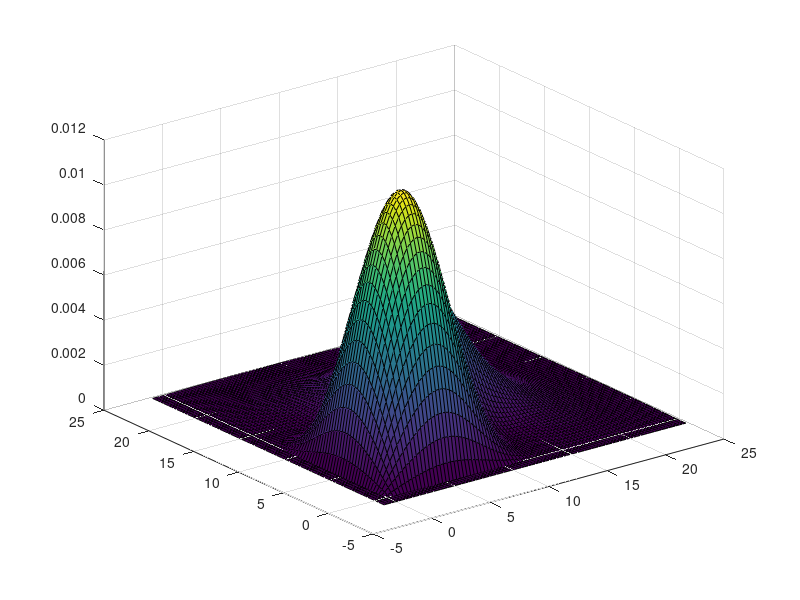

Source code (MATLAB): (Note: this script raises an error after producing the figure.)

%Combined Weibul cumulative distribution function 
k = 1.96;
lambda = 9.13;
F = @(x) wblcdf(x,lambda,k);

%Combined
alpha = 0.638;
p = 3; 
q = 1.5;
Fcomb = @(v1,v2) F(v1)'*F(v2).*(1+alpha*((1-F(v1).^p)).^q.*(1-F(v2).^p).^q);

v1 = -1:0.5:40;
v2 = -1:0.5:40;
z = Fcomb(v1, v2);

surf(v1,v2,z)

%%
%Combined Weibul density function 
f = @(x) wblpdf(x,lambda,k);
fcomb = @(v1, v2) f(v1).*f(v2).*(1 + alpha*((1 - F(v1).^p).^(q - 1)).*((1 - F(v2).^p).^(q - 1)).*((F(v1).^p)*(1 + p*q) - 1).*((F(v2).^p)*(1 + p*q) - 1));

v1 = -1:0.3:25;
v2 = -1:0.3:25;
[V1,V2] = meshgrid(v1,v2);

z = fcomb(V1, V2);

surf(v1,v2,z)
%%
mu = [1 1]*(b-a)/2;
sigma = eye(2)*30;

x1 = -10:1:30;
x2 = -10:1:30;
[X1,X2] = meshgrid(x1,x2);
X = [X1(:) X2(:)];

y = mvnpdf(X,mu,sigma);
y = reshape(y,length(x1),length(x2));

surf(x1,x2,y)
caxis([min(y(:))-0.5*range(y(:)),max(y(:))])
xlabel('x1')
ylabel('x2')
zlabel('Probability Density')
%%

%normNbrs = mvnrnd(mu, sigma, N, 2);
P2d = @(x,y) P(x)+P(y);
z = P2d(X1,X2);
z = reshape(z,length(x1),length(x2));

surf(x1, x2, z)
newP = @(x1,x2) P2d(x1,x2).*fcomb(x1,x2);
fcmb = fcomb(X1,X2);
figure
Z = fcmb.*z;
surf(x1,x2,Z)

%%
mu = [1 1]*(b-a)/2;
sigma = eye(2)*30;

N = 10000000;

normNbrs = mvnrnd(mu, sigma, N);
g = mvnpdf(normNbrs,mu,sigma);

power = newP(normNbrs(:,1), normNbrs(:,2))./g; % Divide by value at x in normal dist.

Pmean = mean(power);
Pstd = std(power);

%%


